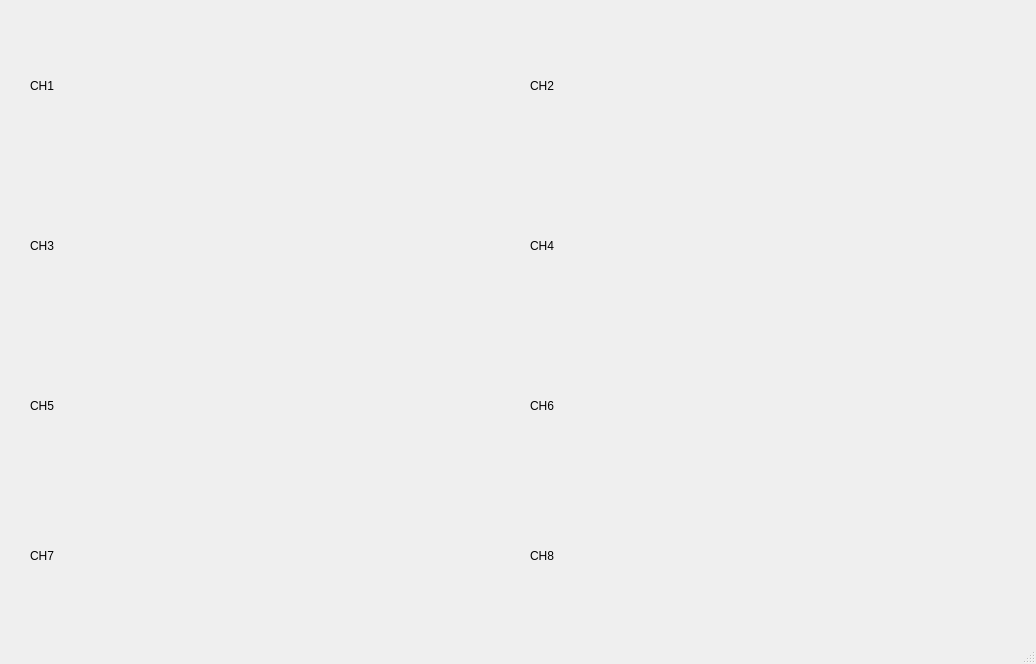
<?xml version="1.0" encoding="UTF-8"?>
<ui version="4.0">
 <class>ChannelAllWindow</class>
 <widget class="QMainWindow" name="ChannelAllWindow">
  <property name="geometry">
   <rect>
    <x>0</x>
    <y>0</y>
    <width>1036</width>
    <height>664</height>
   </rect>
  </property>
  <property name="windowTitle">
   <string>MainWindow</string>
  </property>
  <widget class="QWidget" name="centralwidget">
   <widget class="QCustomPlot" name="customPlot1" native="true">
    <property name="geometry">
     <rect>
      <x>70</x>
      <y>20</y>
      <width>421</width>
      <height>131</height>
     </rect>
    </property>
   </widget>
   <widget class="QCustomPlot" name="customPlot2" native="true">
    <property name="geometry">
     <rect>
      <x>570</x>
      <y>20</y>
      <width>421</width>
      <height>131</height>
     </rect>
    </property>
   </widget>
   <widget class="QCustomPlot" name="customPlot4" native="true">
    <property name="geometry">
     <rect>
      <x>570</x>
      <y>180</y>
      <width>421</width>
      <height>131</height>
     </rect>
    </property>
   </widget>
   <widget class="QCustomPlot" name="customPlot6" native="true">
    <property name="geometry">
     <rect>
      <x>570</x>
      <y>340</y>
      <width>421</width>
      <height>131</height>
     </rect>
    </property>
   </widget>
   <widget class="QCustomPlot" name="customPlot3" native="true">
    <property name="geometry">
     <rect>
      <x>70</x>
      <y>180</y>
      <width>421</width>
      <height>131</height>
     </rect>
    </property>
   </widget>
   <widget class="QCustomPlot" name="customPlot5" native="true">
    <property name="geometry">
     <rect>
      <x>70</x>
      <y>340</y>
      <width>421</width>
      <height>131</height>
     </rect>
    </property>
   </widget>
   <widget class="QCustomPlot" name="customPlot7" native="true">
    <property name="geometry">
     <rect>
      <x>70</x>
      <y>500</y>
      <width>421</width>
      <height>131</height>
     </rect>
    </property>
   </widget>
   <widget class="QCustomPlot" name="customPlot8" native="true">
    <property name="geometry">
     <rect>
      <x>570</x>
      <y>500</y>
      <width>421</width>
      <height>131</height>
     </rect>
    </property>
   </widget>
   <widget class="QLabel" name="label_2">
    <property name="geometry">
     <rect>
      <x>30</x>
      <y>70</y>
      <width>31</width>
      <height>31</height>
     </rect>
    </property>
    <property name="styleSheet">
     <string notr="true">font: 14pt &quot;宋体&quot;;</string>
    </property>
    <property name="text">
     <string>CH1</string>
    </property>
   </widget>
   <widget class="QLabel" name="label_3">
    <property name="geometry">
     <rect>
      <x>530</x>
      <y>70</y>
      <width>31</width>
      <height>31</height>
     </rect>
    </property>
    <property name="styleSheet">
     <string notr="true">font: 14pt &quot;宋体&quot;;</string>
    </property>
    <property name="text">
     <string>CH2</string>
    </property>
   </widget>
   <widget class="QLabel" name="label_4">
    <property name="geometry">
     <rect>
      <x>30</x>
      <y>230</y>
      <width>31</width>
      <height>31</height>
     </rect>
    </property>
    <property name="styleSheet">
     <string notr="true">font: 14pt &quot;宋体&quot;;</string>
    </property>
    <property name="text">
     <string>CH3</string>
    </property>
   </widget>
   <widget class="QLabel" name="label_5">
    <property name="geometry">
     <rect>
      <x>530</x>
      <y>230</y>
      <width>31</width>
      <height>31</height>
     </rect>
    </property>
    <property name="styleSheet">
     <string notr="true">font: 14pt &quot;宋体&quot;;</string>
    </property>
    <property name="text">
     <string>CH4</string>
    </property>
   </widget>
   <widget class="QLabel" name="label_6">
    <property name="geometry">
     <rect>
      <x>30</x>
      <y>390</y>
      <width>31</width>
      <height>31</height>
     </rect>
    </property>
    <property name="styleSheet">
     <string notr="true">font: 14pt &quot;宋体&quot;;</string>
    </property>
    <property name="text">
     <string>CH5</string>
    </property>
   </widget>
   <widget class="QLabel" name="label_7">
    <property name="geometry">
     <rect>
      <x>530</x>
      <y>390</y>
      <width>31</width>
      <height>31</height>
     </rect>
    </property>
    <property name="styleSheet">
     <string notr="true">font: 14pt &quot;宋体&quot;;</string>
    </property>
    <property name="text">
     <string>CH6</string>
    </property>
   </widget>
   <widget class="QLabel" name="label_8">
    <property name="geometry">
     <rect>
      <x>30</x>
      <y>540</y>
      <width>31</width>
      <height>31</height>
     </rect>
    </property>
    <property name="styleSheet">
     <string notr="true">font: 14pt &quot;宋体&quot;;</string>
    </property>
    <property name="text">
     <string>CH7</string>
    </property>
   </widget>
   <widget class="QLabel" name="label_9">
    <property name="geometry">
     <rect>
      <x>530</x>
      <y>540</y>
      <width>31</width>
      <height>31</height>
     </rect>
    </property>
    <property name="styleSheet">
     <string notr="true">font: 14pt &quot;宋体&quot;;</string>
    </property>
    <property name="text">
     <string>CH8</string>
    </property>
   </widget>
  </widget>
  <widget class="QMenuBar" name="menubar">
   <property name="geometry">
    <rect>
     <x>0</x>
     <y>0</y>
     <width>1036</width>
     <height>23</height>
    </rect>
   </property>
  </widget>
  <widget class="QStatusBar" name="statusbar"/>
 </widget>
 <customwidgets>
  <customwidget>
   <class>QCustomPlot</class>
   <extends>QWidget</extends>
   <header>qcustomplot.h</header>
   <container>1</container>
  </customwidget>
 </customwidgets>
 <resources/>
 <connections/>
</ui>
